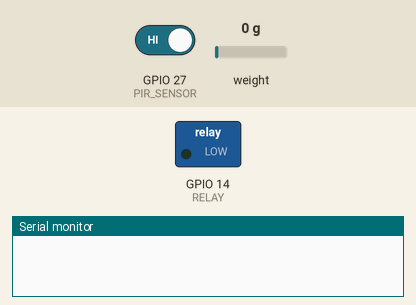
This program was run on a simulated ESP32. Parts: switched loads named in the program (green lamp = pin HIGH), the last lines printed to the serial monitor. The inputs (shaded band) are chosen by the test bench; at power-on: weight on the scale 0 g, GPIO 27 (PIR_SENSOR) HIGH. WiFi joins after 1.5 s; servers stay silent unless stated; uploads are accepted with an empty reply; EEPROM starts erased.

Above: at 0.0 s.
At 3.3 s:
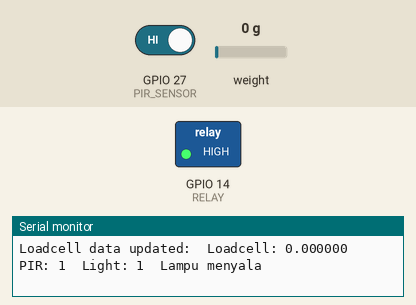
3.4 s: weight on the scale set to 32 g
4.9 s: weight on the scale set to 39 g
Timing chart, 0 to 7.9 s (numbered marks = the images above; inputs shaded):
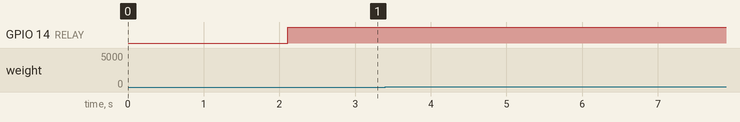

The program:

main.cpp
```cpp
// (licence header left out)
#include <Arduino.h>
#include <WiFi.h>
#include <HTTPClient.h>
#include <HX711_ADC.h>

#if defined(ESP8266) || defined(ESP32) || defined(AVR)
#include <EEPROM.h>
#endif

#define SSID "asweh"
#define PASSWORD "abcdefgh"
#define SERVER_HOST "https://simanis.stei.itb.ac.id/aan/api"
#define DEVICE_ID "bukanhans2"

#define PIR_SENSOR 27
#define LOADCELL_DOUT 26
#define LOADCELL_SCK 25
#define RELAY 14
#define LED_BUTTON 33

#define LOADCELL_THRESHOLD 35
#define DEFAULT_LIGHT_STATE false
#define LIGHT_HOLD_TIME 10 * 1000

HX711_ADC loadcell(LOADCELL_DOUT, LOADCELL_SCK);

const int calVal_eepromAdress = 0x00;
const int tareOffset_eepromAdress = 0x10;
float calVal = 1;
float tareOffset = 0;

float loadcell_data = 0;

int light_hold_timer = 0;
int previous_light_state = DEFAULT_LIGHT_STATE;

boolean new_data = false;

struct Data
{
  boolean light;
  boolean pir;
  float_t load;
  boolean override;
};

Data data;

Data create_data(boolean pir, float_t load, boolean override)
{
  Data data;
  data.light = load > LOADCELL_THRESHOLD ? false : pir ? true
                                                       : false;
  data.pir = pir;
  data.load = load;
  data.override = override;
  return data;
}

boolean send_data(Data data)
{
  HTTPClient http;
  http.begin(String(SERVER_HOST) + "/data?device_id=" + DEVICE_ID);
  http.addHeader("Content-Type", "application/json");
  int httpCode = http.POST("{\"light\": " + String(data.light) + ", \"pir\": " + String(data.pir) + ", \"load\": " + String(boolean(data.load > LOADCELL_THRESHOLD)) + ", \"override\": " + String(data.override) + "}");
  if (httpCode > 0)
  {
    String payload = http.getString();
    Serial.println(payload);
    return true;
  }
  else
  {
    Serial.println("Error on HTTP request");
    return false;
  }
  http.end();
}

void calibrate()
{
  Serial.println("***");
  Serial.println("Start calibration:");
  Serial.println("Place the load cell an a level stable surface.");
  Serial.println("Remove any load applied to the load cell.");
  Serial.println("Send 't' from serial monitor to set the tare offset.");

  boolean _resume = false;
  while (_resume == false)
  {
    loadcell.update();
    if (Serial.available() > 0)
    {
      if (Serial.available() > 0)
      {
        char inByte = Serial.read();
        if (inByte == 't')
          loadcell.tareNoDelay();
      }
    }
    if (loadcell.getTareStatus() == true)
    {
      Serial.println("Tare complete");
      _resume = true;
    }
  }

  Serial.println("Now, place your known mass on the loadcell.");
  Serial.println("Then send the weight of this mass (i.e. 100.0) from serial monitor.");

  float known_mass = 0;
  _resume = false;
  while (_resume == false)
  {
    loadcell.update();
    if (Serial.available() > 0)
    {
      known_mass = Serial.parseFloat();
      if (known_mass != 0)
      {
        Serial.print("Known mass is: ");
        Serial.println(known_mass);
        _resume = true;
      }
    }
  }

  loadcell.refreshDataSet();                                          // refresh the dataset to be sure that the known mass is measured correct
  float newCalibrationValue = loadcell.getNewCalibration(known_mass); // get the new calibration value
  tareOffset = loadcell.getTareOffset();                              // get the new tare offset

  Serial.print("New calibration value has been set to: ");
  Serial.print(newCalibrationValue);

  EEPROM.begin(512);
  EEPROM.put(calVal_eepromAdress, newCalibrationValue);
  EEPROM.put(tareOffset_eepromAdress, tareOffset);
  EEPROM.commit();
  EEPROM.get(calVal_eepromAdress, newCalibrationValue);
  EEPROM.get(tareOffset_eepromAdress, tareOffset);
  EEPROM.end();

  Serial.print("Value ");
  Serial.print(newCalibrationValue);
  Serial.print(" saved to EEPROM address: ");
  Serial.println(calVal_eepromAdress);
  Serial.print("Tare offset ");
  Serial.print(tareOffset);
  Serial.print(" saved to EEPROM address: ");

  Serial.println("End calibration");
  Serial.println("***");
  Serial.println("To re-calibrate, send 'r' from serial monitor.");
  Serial.println("For manual edit of the calibration value, send 'c' from serial monitor.");
  Serial.println("***");
}

void setup()
{
  Serial.begin(115200);
  pinMode(PIR_SENSOR, INPUT);
  pinMode(RELAY, OUTPUT);
  digitalWrite(RELAY, LOW);
  pinMode(LED_BUTTON, INPUT);
  loadcell.begin();
  unsigned long stabilizingtime = 2000; // preciscion right after power-up can be improved by adding a few seconds of stabilizing time
  boolean _tare = true;                 // set this to false if you don't want tare to be performed in the next step
  if (loadcell.getTareTimeoutFlag() || loadcell.getSignalTimeoutFlag())
  {
    Serial.println("Timeout, check MCU>HX711 wiring and pin designations");
    while (1)
      ;
  }
  else
  {
    loadcell.setCalFactor(1.0); // user set calibration value (float), initial value 1.0 may be used for this sketch
    Serial.println("Startup is complete");
  }

  while (!loadcell.update())
    ;

  EEPROM.begin(512);
  EEPROM.get(calVal_eepromAdress, calVal);
  EEPROM.get(tareOffset_eepromAdress, tareOffset);

  if (calVal == 0 || tareOffset == 0)
  {
    calibrate();
  }
  else
  {
    loadcell.setCalFactor(calVal);
    loadcell.setTareOffset(tareOffset);
  }

  EEPROM.end();

  Serial.println("Calibration factor: " + String(calVal));
  Serial.println("Tare offset: " + String(tareOffset));

  WiFi.begin(SSID, PASSWORD);
  while (WiFi.status() != WL_CONNECTED)
  {
    delay(1000);
    Serial.println("Connecting to WiFi..");
  }
  Serial.println("Connected to the WiFi network");

  Serial.println("Setup done");

  light_hold_timer = millis();
}

void loop()
{
  if (loadcell.update())
  {
    loadcell_data = loadcell.getData();
    printf("Loadcell data updated:");
  }
  else
  {
    printf("Loadcell data not updated:");
  }

  data = create_data(digitalRead(PIR_SENSOR), loadcell_data, 0);

  printf("\tLoadcell: %f", data.load);
  printf("\tPIR: %d", digitalRead(PIR_SENSOR));
  printf("\tLight: %d", data.light);

  if (data.light)
  {
    if (!previous_light_state)
    {
      new_data = true;
      previous_light_state = true;
    }

    digitalWrite(RELAY, HIGH);
    light_hold_timer = millis();
    printf("\tLampu menyala");
  }
  else if (millis() - light_hold_timer > LIGHT_HOLD_TIME)
  {
    if (previous_light_state)
    {
      new_data = true;
      previous_light_state = false;
    }

    digitalWrite(RELAY, LOW);
    light_hold_timer = millis();
    printf("\tLampu mati");
  }

  if (new_data)
  {
    if (send_data(data))
    {
      printf("\tData sent to server");
    }
    else
    {
      printf("\tData not sent to server");
    }

    new_data = false;
  }

  printf("\n");

  if (Serial.available() > 0)
  {
    char inByte = Serial.read();
    if (inByte == 't')
      loadcell.tareNoDelay(); // tare
    else if (inByte == 'r')
      calibrate(); // calibrate
  }

  delay(100);
}
```
